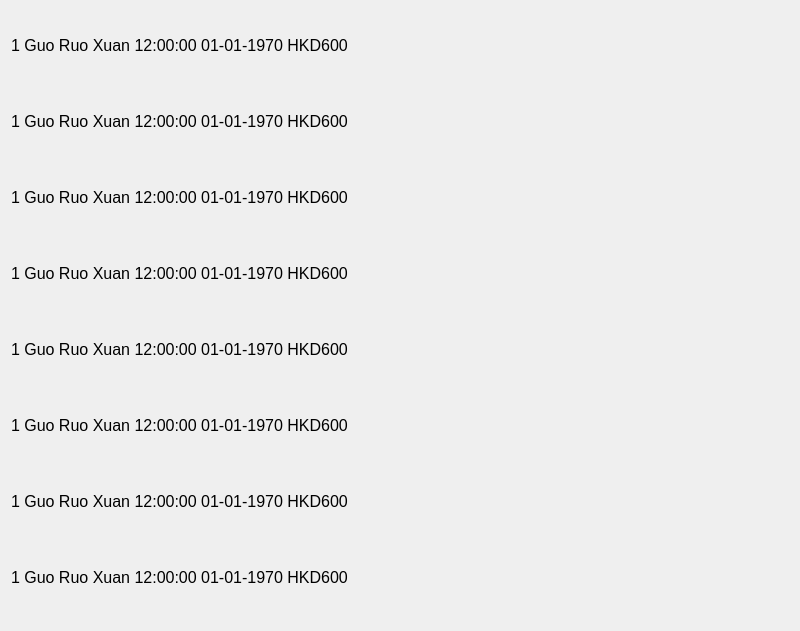
    <widget class="QWidget" name="outScrollAreaWidget">
     <property name="geometry">
      <rect>
       <x>0</x>
       <y>0</y>
       <width>800</width>
       <height>631</height>
      </rect>
     </property>
     <property name="autoFillBackground">
      <bool>false</bool>
     </property>
     <layout class="QVBoxLayout" name="verticalLayout_4">
      <item>
       <widget class="QLabel" name="label_26">
        <property name="sizePolicy">
         <sizepolicy hsizetype="Preferred" vsizetype="Fixed">
          <horstretch>0</horstretch>
          <verstretch>0</verstretch>
         </sizepolicy>
        </property>
        <property name="minimumSize">
         <size>
          <width>0</width>
          <height>70</height>
         </size>
        </property>
        <property name="font">
         <font>
          <family>Yu Gothic UI</family>
          <pointsize>12</pointsize>
         </font>
        </property>
        <property name="text">
         <string>&lt;html&gt;&lt;head/&gt;&lt;body&gt;&lt;p&gt;1 Guo Ruo Xuan 12:00:00 01-01-1970 HKD600&lt;/p&gt;&lt;/body&gt;&lt;/html&gt;</string>
        </property>
       </widget>
      </item>
      <item>
       <widget class="QLabel" name="label_27">
        <property name="sizePolicy">
         <sizepolicy hsizetype="Preferred" vsizetype="Fixed">
          <horstretch>0</horstretch>
          <verstretch>0</verstretch>
         </sizepolicy>
        </property>
        <property name="minimumSize">
         <size>
          <width>0</width>
          <height>70</height>
         </size>
        </property>
        <property name="font">
         <font>
          <family>Yu Gothic UI</family>
          <pointsize>12</pointsize>
         </font>
        </property>
        <property name="text">
         <string>&lt;html&gt;&lt;head/&gt;&lt;body&gt;&lt;p&gt;1 Guo Ruo Xuan 12:00:00 01-01-1970 HKD600&lt;/p&gt;&lt;/body&gt;&lt;/html&gt;</string>
        </property>
       </widget>
      </item>
      <item>
       <widget class="QLabel" name="label_28">
        <property name="sizePolicy">
         <sizepolicy hsizetype="Preferred" vsizetype="Fixed">
          <horstretch>0</horstretch>
          <verstretch>0</verstretch>
         </sizepolicy>
        </property>
        <property name="minimumSize">
         <size>
          <width>0</width>
          <height>70</height>
         </size>
        </property>
        <property name="font">
         <font>
          <family>Yu Gothic UI</family>
          <pointsize>12</pointsize>
         </font>
        </property>
        <property name="text">
         <string>&lt;html&gt;&lt;head/&gt;&lt;body&gt;&lt;p&gt;1 Guo Ruo Xuan 12:00:00 01-01-1970 HKD600&lt;/p&gt;&lt;/body&gt;&lt;/html&gt;</string>
        </property>
       </widget>
      </item>
      <item>
       <widget class="QLabel" name="label_30">
        <property name="sizePolicy">
         <sizepolicy hsizetype="Preferred" vsizetype="Fixed">
          <horstretch>0</horstretch>
          <verstretch>0</verstretch>
         </sizepolicy>
        </property>
        <property name="minimumSize">
         <size>
          <width>0</width>
          <height>70</height>
         </size>
        </property>
        <property name="font">
         <font>
          <family>Yu Gothic UI</family>
          <pointsize>12</pointsize>
         </font>
        </property>
        <property name="text">
         <string>&lt;html&gt;&lt;head/&gt;&lt;body&gt;&lt;p&gt;1 Guo Ruo Xuan 12:00:00 01-01-1970 HKD600&lt;/p&gt;&lt;/body&gt;&lt;/html&gt;</string>
        </property>
       </widget>
      </item>
      <item>
       <widget class="QLabel" name="label_31">
        <property name="sizePolicy">
         <sizepolicy hsizetype="Preferred" vsizetype="Fixed">
          <horstretch>0</horstretch>
          <verstretch>0</verstretch>
         </sizepolicy>
        </property>
        <property name="minimumSize">
         <size>
          <width>0</width>
          <height>70</height>
         </size>
        </property>
        <property name="font">
         <font>
          <family>Yu Gothic UI</family>
          <pointsize>12</pointsize>
         </font>
        </property>
        <property name="text">
         <string>&lt;html&gt;&lt;head/&gt;&lt;body&gt;&lt;p&gt;1 Guo Ruo Xuan 12:00:00 01-01-1970 HKD600&lt;/p&gt;&lt;/body&gt;&lt;/html&gt;</string>
        </property>
       </widget>
      </item>
      <item>
       <widget class="QLabel" name="label_32">
        <property name="sizePolicy">
         <sizepolicy hsizetype="Preferred" vsizetype="Fixed">
          <horstretch>0</horstretch>
          <verstretch>0</verstretch>
         </sizepolicy>
        </property>
        <property name="minimumSize">
         <size>
          <width>0</width>
          <height>70</height>
         </size>
        </property>
        <property name="font">
         <font>
          <family>Yu Gothic UI</family>
          <pointsize>12</pointsize>
          <weight>50</weight>
          <bold>false</bold>
         </font>
        </property>
        <property name="text">
         <string>&lt;html&gt;&lt;head/&gt;&lt;body&gt;&lt;p&gt;1 Guo Ruo Xuan 12:00:00 01-01-1970 HKD600&lt;/p&gt;&lt;/body&gt;&lt;/html&gt;</string>
        </property>
       </widget>
      </item>
      <item>
       <widget class="QLabel" name="label_33">
        <property name="sizePolicy">
         <sizepolicy hsizetype="Preferred" vsizetype="Fixed">
          <horstretch>0</horstretch>
          <verstretch>0</verstretch>
         </sizepolicy>
        </property>
        <property name="minimumSize">
         <size>
          <width>0</width>
          <height>70</height>
         </size>
        </property>
        <property name="font">
         <font>
          <family>Yu Gothic UI</family>
          <pointsize>12</pointsize>
          <weight>50</weight>
          <bold>false</bold>
         </font>
        </property>
        <property name="text">
         <string>&lt;html&gt;&lt;head/&gt;&lt;body&gt;&lt;p&gt;1 Guo Ruo Xuan 12:00:00 01-01-1970 HKD600&lt;/p&gt;&lt;/body&gt;&lt;/html&gt;</string>
        </property>
       </widget>
      </item>
      <item>
       <widget class="QLabel" name="label_34">
        <property name="sizePolicy">
         <sizepolicy hsizetype="Preferred" vsizetype="Fixed">
          <horstretch>0</horstretch>
          <verstretch>0</verstretch>
         </sizepolicy>
        </property>
        <property name="minimumSize">
         <size>
          <width>0</width>
          <height>70</height>
         </size>
        </property>
        <property name="font">
         <font>
          <family>Yu Gothic UI</family>
          <pointsize>12</pointsize>
          <weight>50</weight>
          <bold>false</bold>
         </font>
        </property>
        <property name="text">
         <string>&lt;html&gt;&lt;head/&gt;&lt;body&gt;&lt;p&gt;1 Guo Ruo Xuan 12:00:00 01-01-1970 HKD600&lt;/p&gt;&lt;/body&gt;&lt;/html&gt;</string>
        </property>
       </widget>
      </item>
     </layout>
    </widget>
